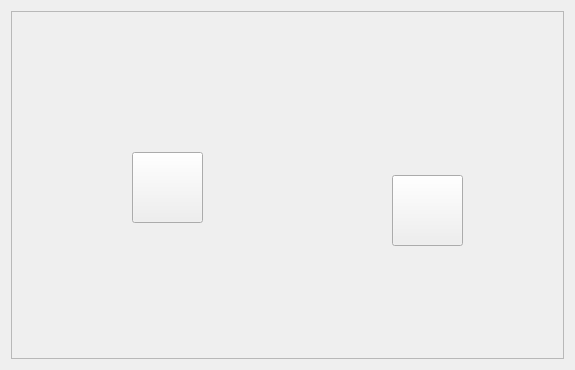
<?xml version="1.0" encoding="UTF-8"?>
<ui version="4.0">
 <class>Tab3ControlPannel</class>
 <widget class="QWidget" name="Tab3ControlPannel">
  <property name="geometry">
   <rect>
    <x>0</x>
    <y>0</y>
    <width>575</width>
    <height>370</height>
   </rect>
  </property>
  <property name="windowTitle">
   <string>Form</string>
  </property>
  <layout class="QFormLayout" name="formLayout_2">
   <item row="0" column="0" colspan="2">
    <widget class="QScrollArea" name="scrollArea">
     <property name="widgetResizable">
      <bool>true</bool>
     </property>
     <widget class="QWidget" name="scrollAreaWidgetContents">
      <property name="geometry">
       <rect>
        <x>0</x>
        <y>0</y>
        <width>555</width>
        <height>350</height>
       </rect>
      </property>
      <layout class="QFormLayout" name="formLayout">
       <item row="0" column="0">
        <widget class="QLabel" name="label">
         <property name="text">
          <string/>
         </property>
         <property name="pixmap">
          <pixmap resource="Images.qrc">:/Images/Images/room1.png</pixmap>
         </property>
        </widget>
       </item>
      </layout>
      <widget class="QPushButton" name="pPBlamp">
       <property name="geometry">
        <rect>
         <x>120</x>
         <y>140</y>
         <width>71</width>
         <height>71</height>
        </rect>
       </property>
       <property name="text">
        <string/>
       </property>
       <property name="icon">
        <iconset resource="Images.qrc">
         <normaloff>:/Images/Images/light_off.png</normaloff>
         <normalon>:/Images/Images/light_on.png</normalon>:/Images/Images/light_off.png</iconset>
       </property>
       <property name="iconSize">
        <size>
         <width>70</width>
         <height>70</height>
        </size>
       </property>
       <property name="checkable">
        <bool>true</bool>
       </property>
      </widget>
      <widget class="QPushButton" name="pPBplug">
       <property name="geometry">
        <rect>
         <x>380</x>
         <y>163</y>
         <width>71</width>
         <height>71</height>
        </rect>
       </property>
       <property name="text">
        <string/>
       </property>
       <property name="icon">
        <iconset resource="Images.qrc">
         <normaloff>:/Images/Images/plug_off.png</normaloff>
         <normalon>:/Images/Images/plug_on.png</normalon>:/Images/Images/plug_off.png</iconset>
       </property>
       <property name="iconSize">
        <size>
         <width>70</width>
         <height>70</height>
        </size>
       </property>
       <property name="checkable">
        <bool>true</bool>
       </property>
      </widget>
      <zorder>label</zorder>
      <zorder>pPBplug</zorder>
      <zorder>pPBlamp</zorder>
     </widget>
    </widget>
   </item>
  </layout>
 </widget>
 <resources>
  <include location="Images.qrc"/>
 </resources>
 <connections/>
</ui>
